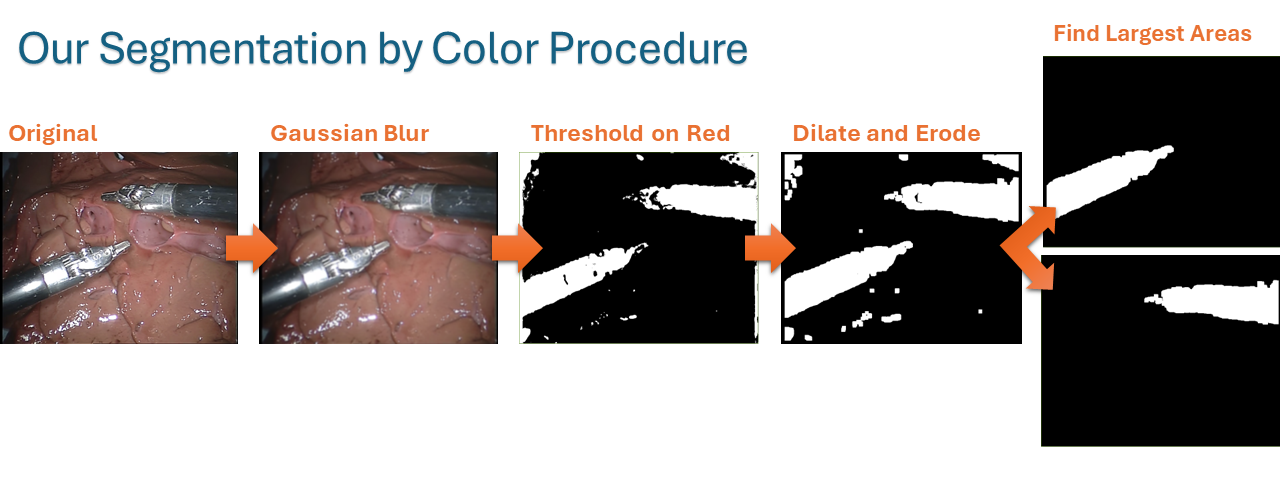
#> input picture amber_segmentation_procedure.png, 1280 x 480 px
$ python -i segmentation_model.py   (imports and definitions only)
#> lines starting #> are read from the running program, lines starting #| are printed output that depends on the picture; after the words box and inside, x2 and y2 are one past the last pixel; in counts of white or black regions, pixels touching at a corner belong together
#> further down, picture is the input picture: shape (480, 1280, 3); mean B, G, R 158.8, 160.4, 165.8
'''
In this file, write the code to segment an unseen image
If there is a new model you would like to try, don't
delete what's here; just add a new function in this file
and change which function is called in main.py
'''
import matplotlib.pyplot as plt
import numpy as np
import cv2 as cv
import os
import csv


def model_segmentation_by_color(frame):
    '''
    Segments the image frame into left and right tools
    Parameters:
    frame: a dimensional nxmx3 uint8 numpy array, where the third dimension is RBG color
        in the range 0-255
    Returns:
    left_guess: a nxmx1 binary numpy array. True values represent the pixel locations of
        the left (or only) tool in the image. If there is no tool, all values are False
    right_guess: a nxmx1 binary numpy array. True values represent the pixel locations
        of the right tool, if any. If there is no second tool, all values will be False.
    '''
    # Note - probably DON'T resize the image
    # Unless you upscale it again at the end
    # Because the output needs to be the same size as the input

    # Apply gaussian blur
    kernel_size = 11
    frame = cv.GaussianBlur(frame,(kernel_size,kernel_size),0)
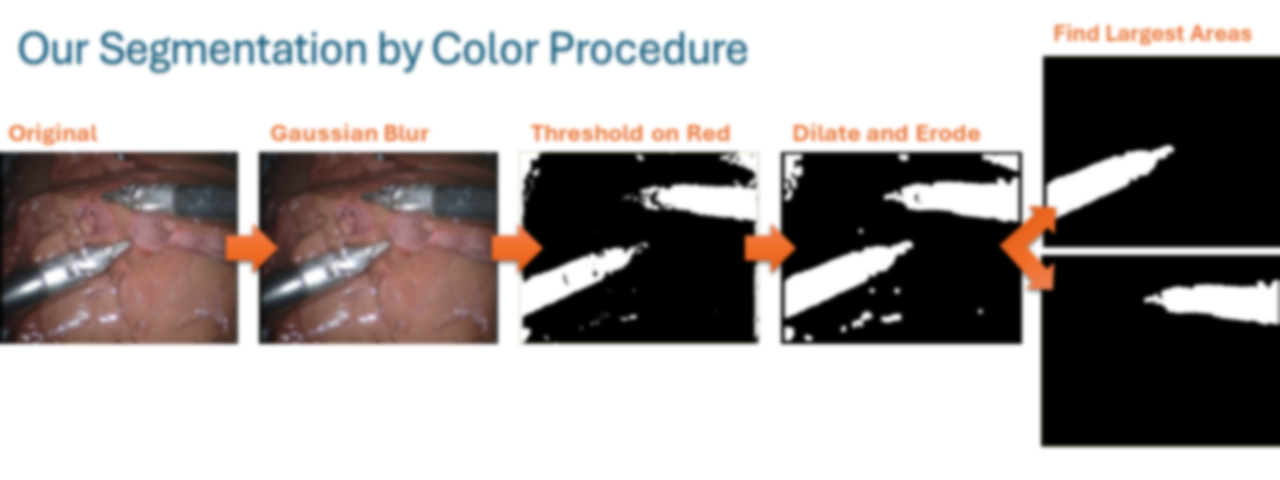
#> frame: shape (480, 1280, 3); mean of channels 0, 1, 2 158.9, 160.4, 165.9; drawn as B, G, R


    # Convert to HSV
    frame = cv.cvtColor(frame, cv.COLOR_BGR2HSV)
#> frame: shape (480, 1280, 3); mean H, S, V 11, 17.8, 167.3

    # Threshold based on red
    # Note: The ranges for HSV in opencv
    # (0–180, 0–255, 0–255)
    low_H = 215/2
    high_H = 330/2
    low_S = 0*2.55
    high_S = 90*2.55
    low_V = 0*2.55
    high_V = 90*2.55
    frame = cv.bitwise_not(cv.inRange(frame, (low_H, low_S, low_V), (high_H, high_S, high_V)))
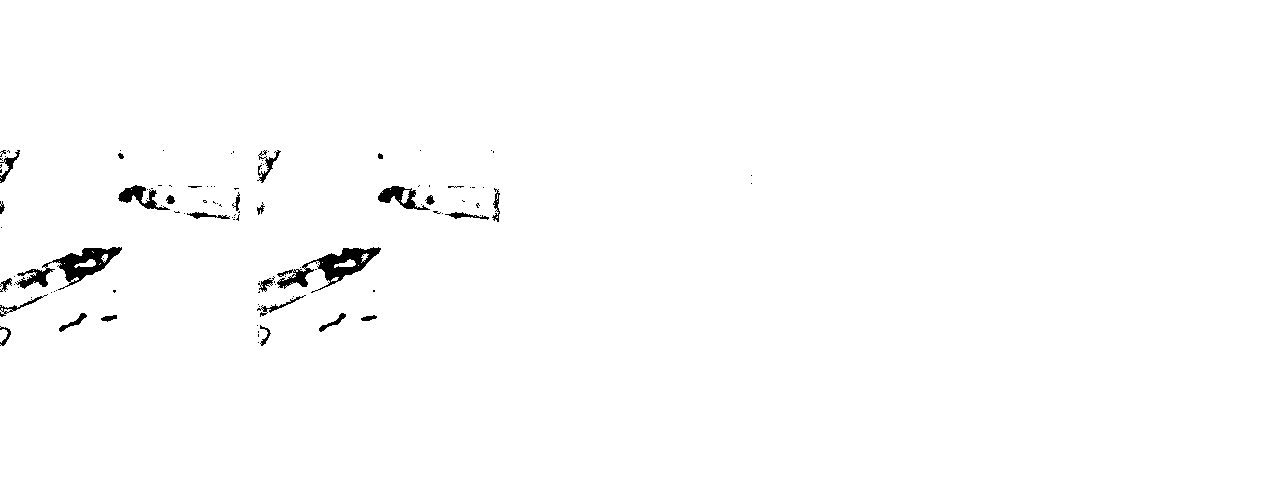
#> frame: shape (480, 1280); 99% white; 108 black regions (80 under 20 px), largest, box (x1, y1, x2, y2) and area: (15, 247, 122, 290) 1536, (277, 247, 381, 293) 1533, (378, 186, 430, 210) 505

    # Edges are weird. Get them out
    frame[0:15,:] = 0
    frame[-15:-1,:] = 0
    frame[:,0:15] = 0
    frame[:,-15:-1] = 0
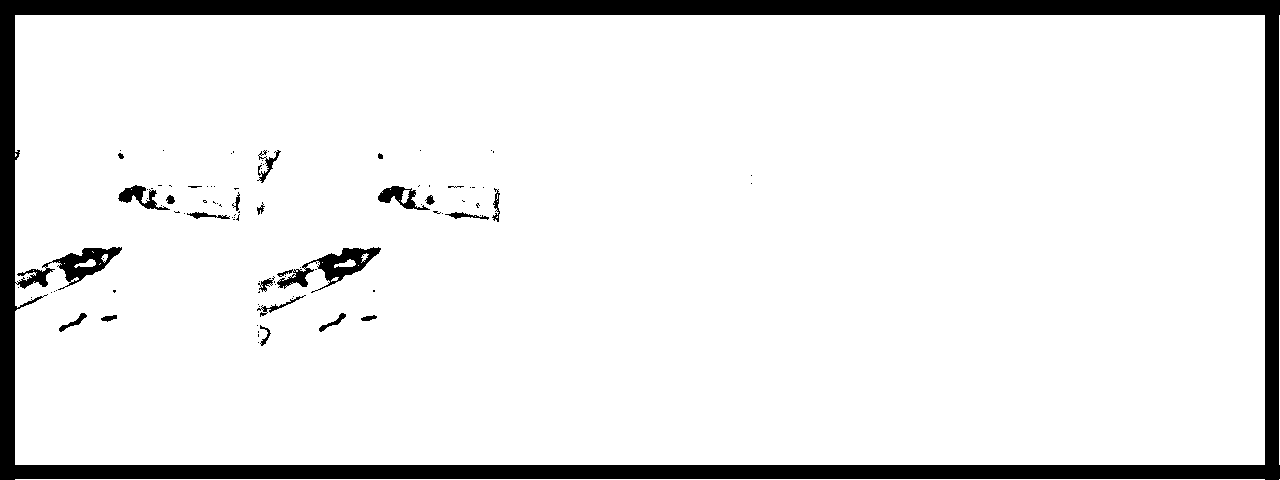
#> frame: shape (480, 1280); 90.9% white; 94 black regions (71 under 20 px), largest, box (x1, y1, x2, y2) and area: (0, 0, 1280, 480) 51846, (277, 247, 381, 293) 1533, (378, 186, 430, 210) 505


    # Dilate and erode
    kernel = np.ones((2,2), np.uint8)
    frame = cv.erode(frame, kernel, iterations=1)
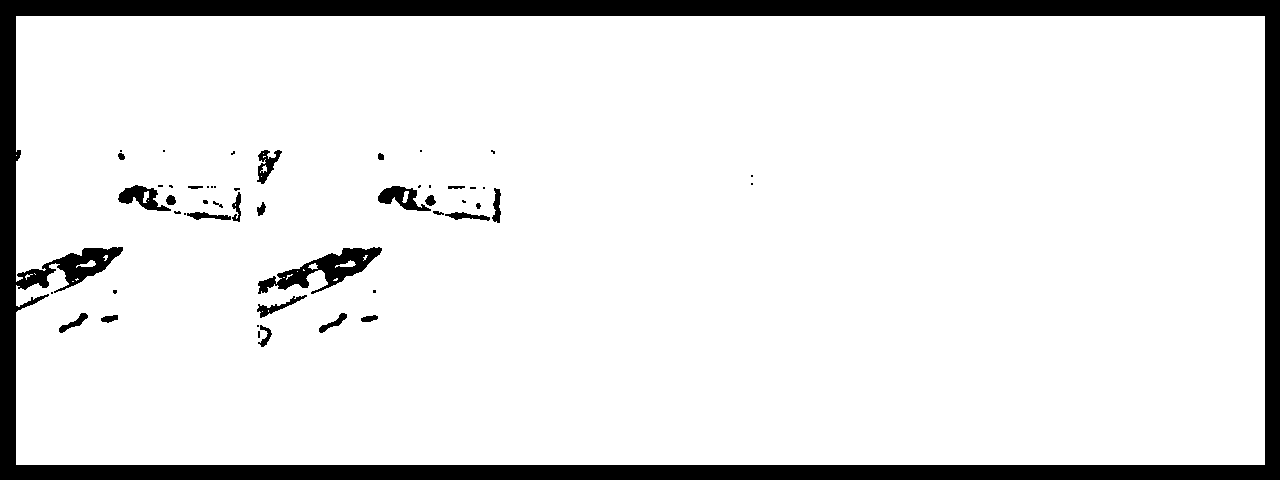
#> frame: shape (480, 1280); 89.9% white; 51 black regions (26 under 20 px), largest, box (x1, y1, x2, y2) and area: (0, 0, 1280, 480) 55686, (258, 247, 382, 294) 2113, (118, 185, 171, 211) 640
    kernel = np.ones((5, 5), np.uint8)
    frame = cv.dilate(frame, kernel, iterations=1)
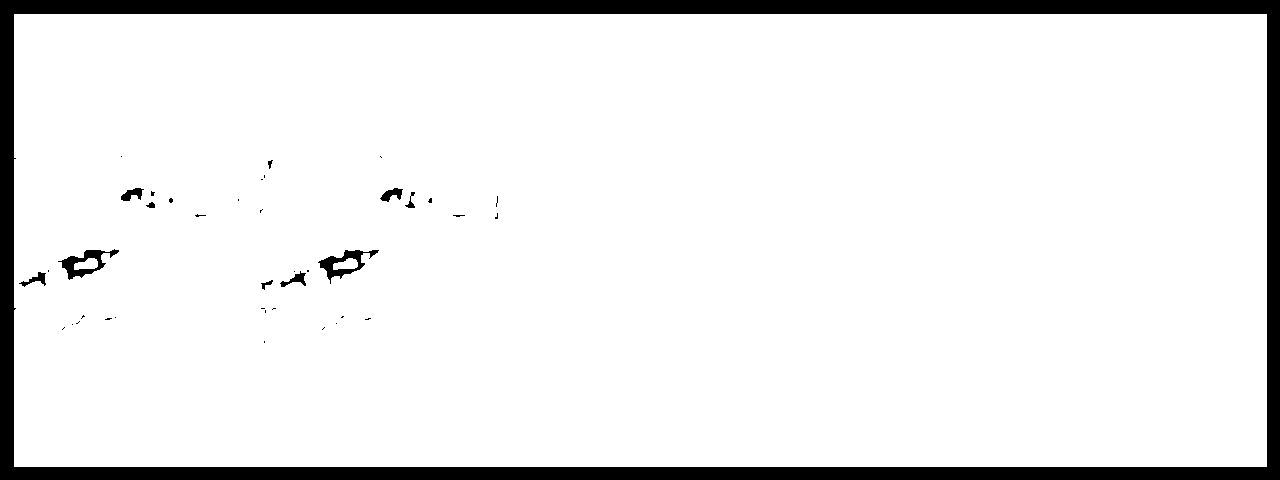
#> frame: shape (480, 1280); 92% white; 41 black regions (30 under 20 px), largest, box (x1, y1, x2, y2) and area: (0, 0, 1280, 480) 46796, (318, 250, 379, 284) 642, (58, 249, 119, 280) 641
    kernel = np.ones((3, 3), np.uint8)
    frame = cv.erode(frame, kernel, iterations=1)
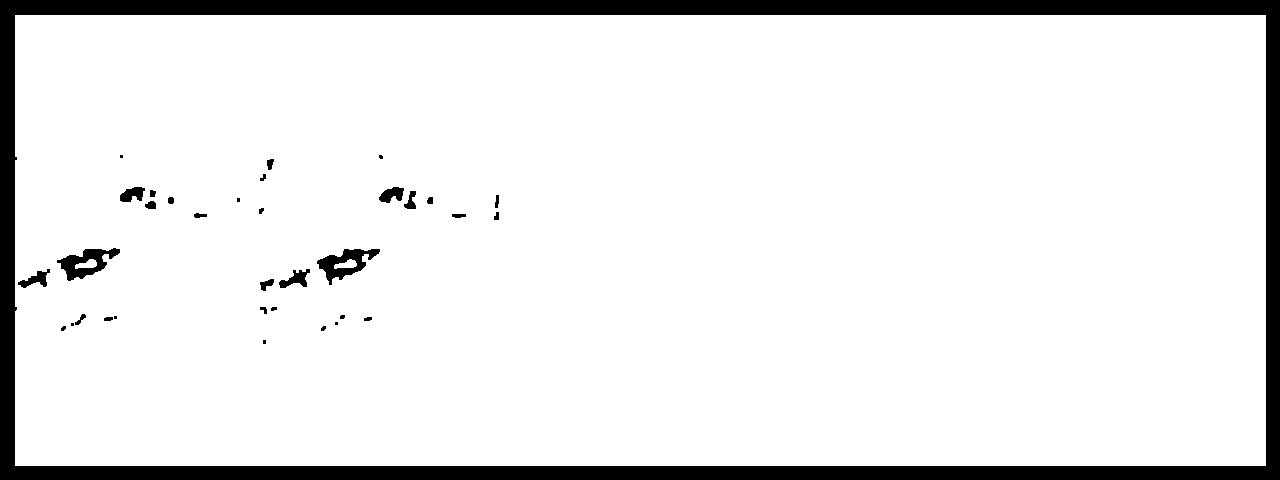
#> frame: shape (480, 1280); 91.2% white; 35 black regions (10 under 20 px), largest, box (x1, y1, x2, y2) and area: (0, 0, 1280, 480) 50212, (317, 249, 380, 285) 944, (57, 248, 120, 281) 929
    kernel = np.ones((5, 5), np.uint8)
    frame = cv.dilate(frame, kernel, iterations=2)
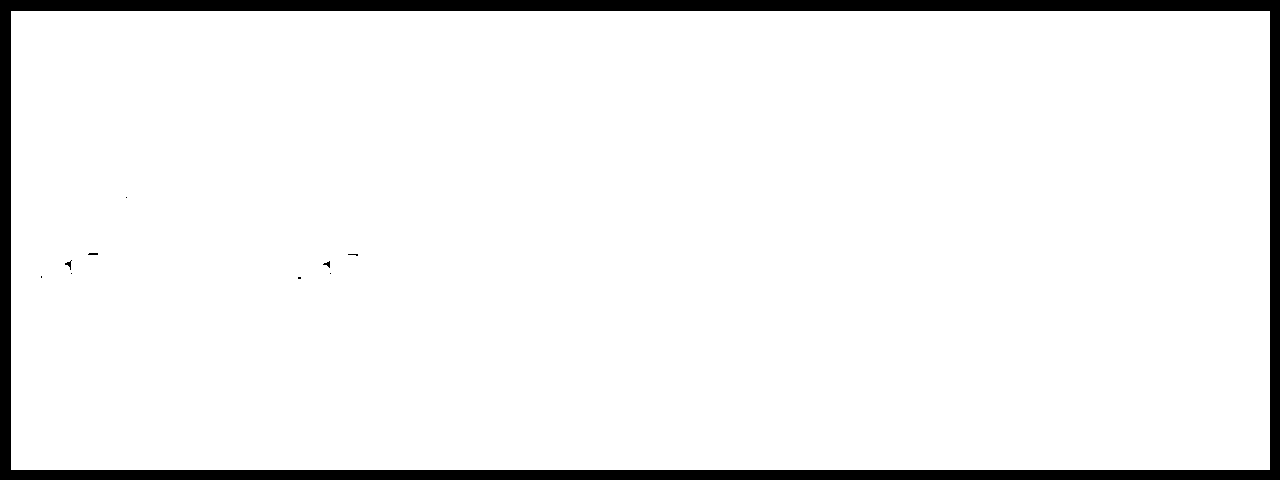
#> frame: shape (480, 1280); 94% white; 10 black regions (7 under 20 px)
    # kernel = np.ones((5, 5), np.uint8)
    # frame = cv.dilate(frame, kernel, iterations=1)
    # Might be useful: https://docs.opencv.org/4.x/dd/d49/tutorial_py_contour_features.html

    # Keep the two biggest curves
    contours, hierarchy = cv.findContours(frame,cv.RETR_EXTERNAL,cv.CHAIN_APPROX_NONE )
#> contours = 1 contour; box (x1, y1, x2, y2) and area: (11, 11, 1270, 470) 576164

    min_contour = 2000
    maxContour = 0
    secondContour = 0
    maxContourData = None
    secondContourData = None
    for contour in contours:
        contourSize = cv.contourArea(contour)
        if contourSize > secondContour and contourSize > min_contour:
            if contourSize > maxContour:
                secondContour = maxContour
                secondContourData = maxContourData
                maxContour = contourSize
                maxContourData = contour
            else:
                secondContour = contourSize
                secondContourData = contour
#> this loop made 1 pass
#> (contourSize, secondContour, maxContour) on pass 1: (576164, 0, 576164)
#> after the loop, maxContour = 576164; maxContourData = contour of 3432 points, box (x1, y1, x2, y2) (11, 11, 1270, 470), area 576164; secondContour = 0

    # Create a mask from the largest contours
    left_guess = np.zeros(frame.shape, np.uint8)
    right_guess = np.zeros(frame.shape, np.uint8)
    if secondContour > 0:
        # Find which is right and left
        M_first = cv.moments(maxContourData)
        cX_first = int(M_first["m10"] / M_first["m00"])

        M_second = cv.moments(secondContourData)
        cX_second = int(M_second["m10"] / M_second["m00"])

        if cX_second > cX_first: # first is left
            cv.drawContours(left_guess, [maxContourData], -1, 255, cv.FILLED)
            cv.drawContours(right_guess, [secondContourData], -1, 255, cv.FILLED)
        else: # first is right
            cv.drawContours(left_guess, [secondContourData], -1, 255, cv.FILLED)
            cv.drawContours(right_guess, [maxContourData], -1, 255, cv.FILLED)
    elif maxContour > 0:
        cv.drawContours(left_guess, [maxContourData], -1, 255, cv.FILLED)
#> left_guess: shape (480, 1280); 94.1% white; 1 black region, box (x1, y1, x2, y2) and area: (0, 0, 1280, 480) 36519

    return left_guess, right_guess

>>> import cv2
>>> picture = cv2.imread('amber_segmentation_procedure.png')
>>> result = model_segmentation_by_color(picture)

$ run again, on blob_failure_evidence.png
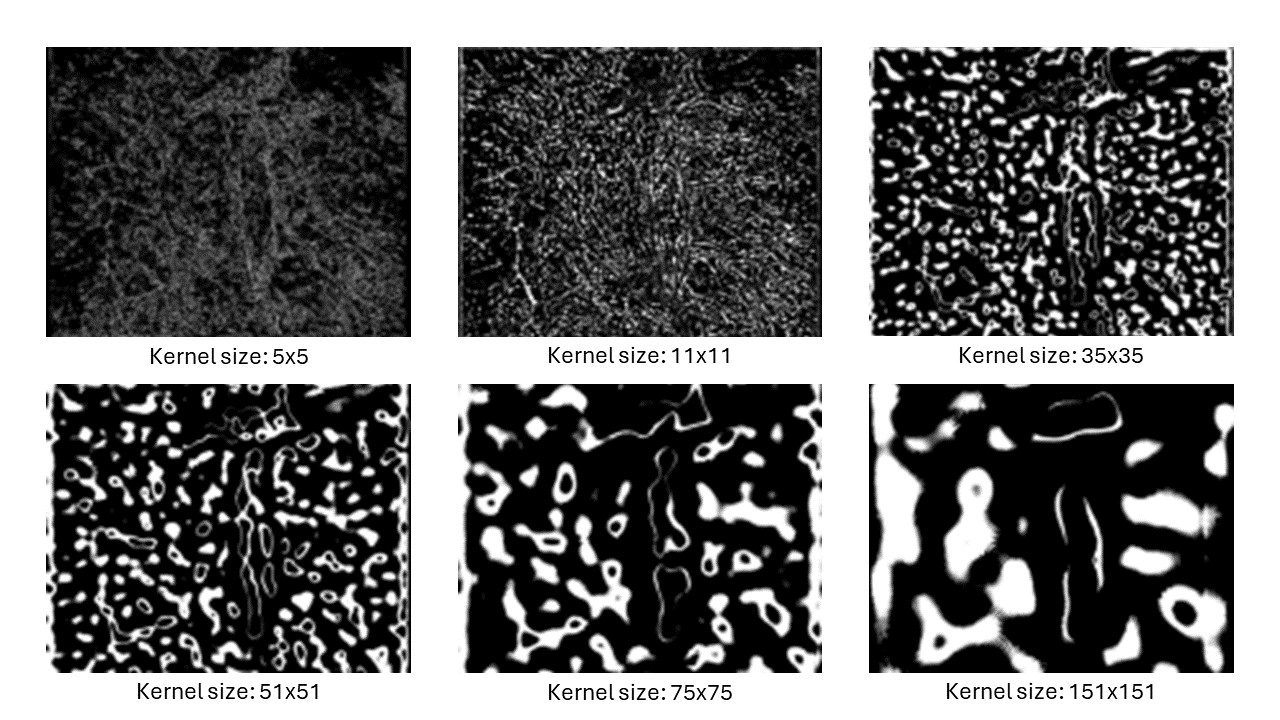
#> input picture blob_failure_evidence.png, 1280 x 720 px
#> picture is the input picture: shape (720, 1280, 3); min 0, max 255, mean 116
#> in model_segmentation_by_color, `frame[:,-15:-1] = 0`:
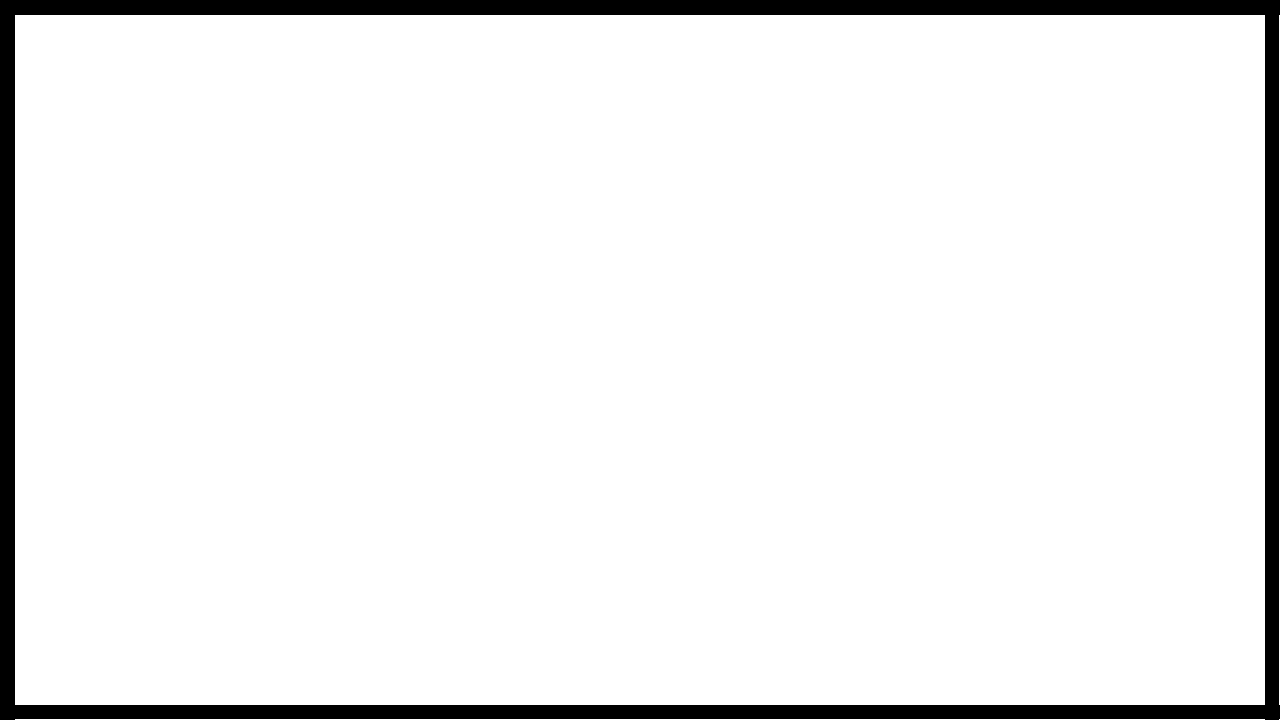
#> frame: shape (720, 1280); 93.8% white; 1 black region, box (x1, y1, x2, y2) and area: (0, 0, 1280, 720) 57159
#> in model_segmentation_by_color, `frame = cv.dilate(frame, kernel, iterations=2)`:
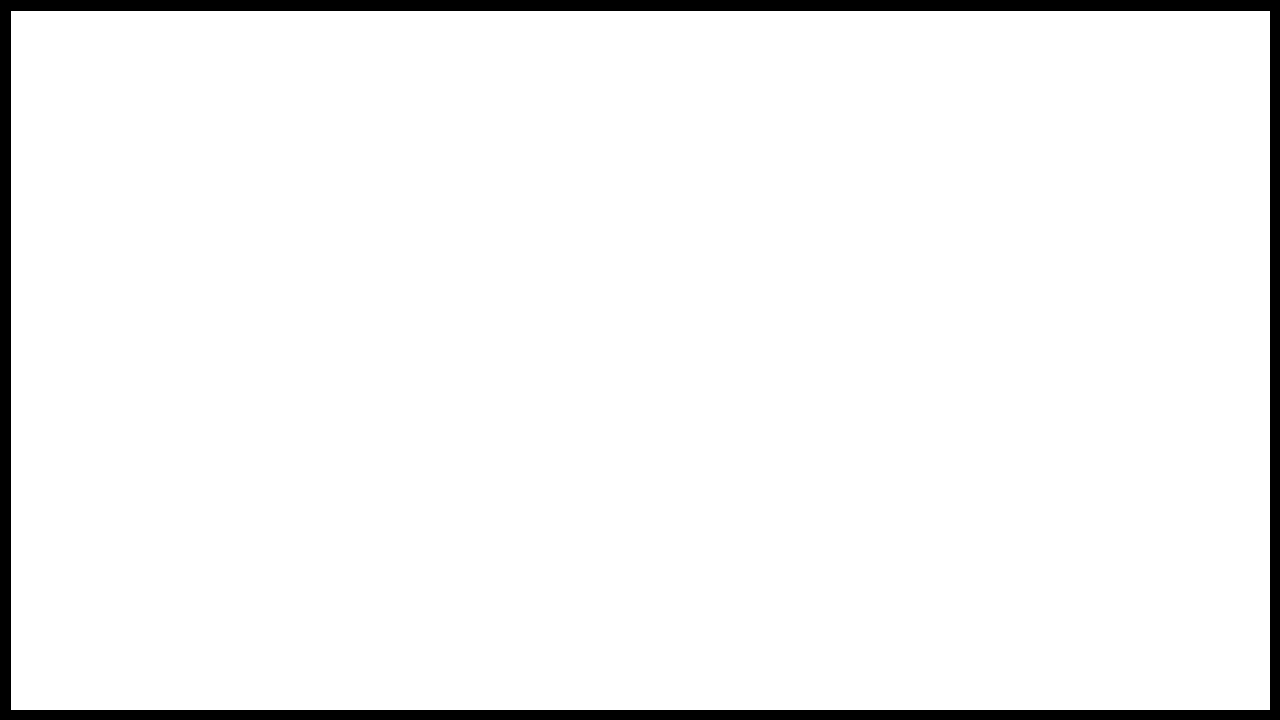
#> frame: shape (720, 1280); 95.5% white; 1 black region
#> contours = 1 contour; box (x1, y1, x2, y2) and area: (11, 11, 1270, 710) 878084
#> the loop in model_segmentation_by_color, `for contour in contours:` made 1 pass
#> (contourSize, secondContour, maxContour) on pass 1: (878084, 0, 878084)
#> after the loop in model_segmentation_by_color, `for contour in contours:`: maxContour = 878084; maxContourData = contour of 3912 points, box (x1, y1, x2, y2) (11, 11, 1270, 710), area 878084; secondContour = 0
